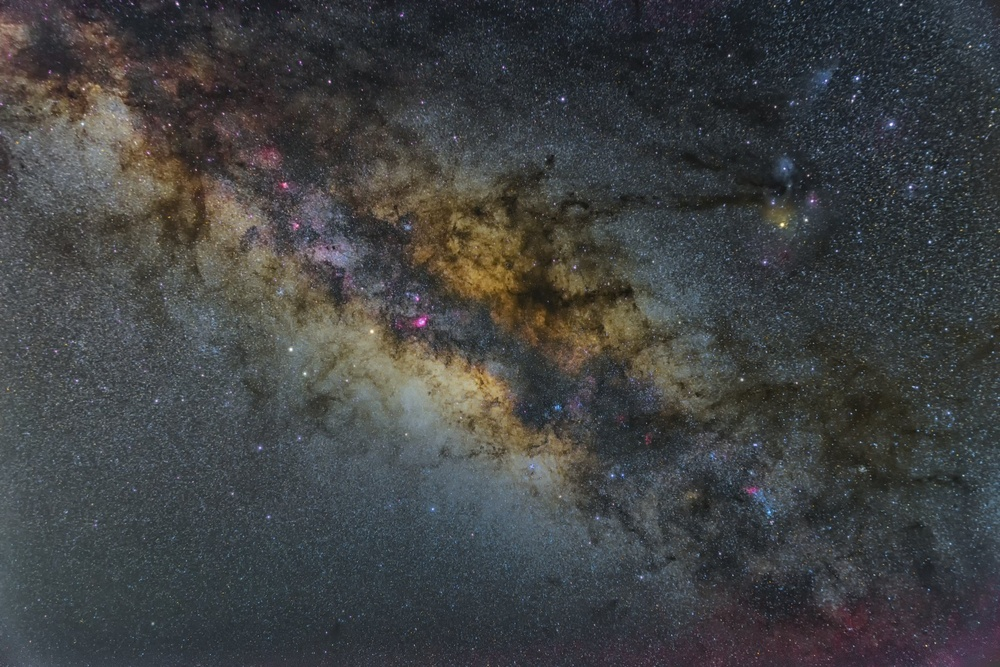
#> input picture celestial_navigation/example_input.jpg, 1000 x 667 px, shrunk from 2048 x 1365 before the run
$ python -i star_detection.py   (imports and definitions only)   (older library calls are emulated)
#> lines starting #> are read from the running program, lines starting #| are printed output that depends on the picture; after the words box and inside, x2 and y2 are one past the last pixel; in counts of white or black regions, pixels touching at a corner belong together
import cv2
import numpy as np


def detection(image_path):
    # Load image
#> called with image_path = 'example_input.jpg'
    img = cv2.imread(image_path)
#> img is the input picture: shape (667, 1000, 3); mean B, G, R 67.1, 66.4, 64.7

    # Convert to grayscale image
    img_gray = cv2.cvtColor(img, cv2.COLOR_BGR2GRAY)
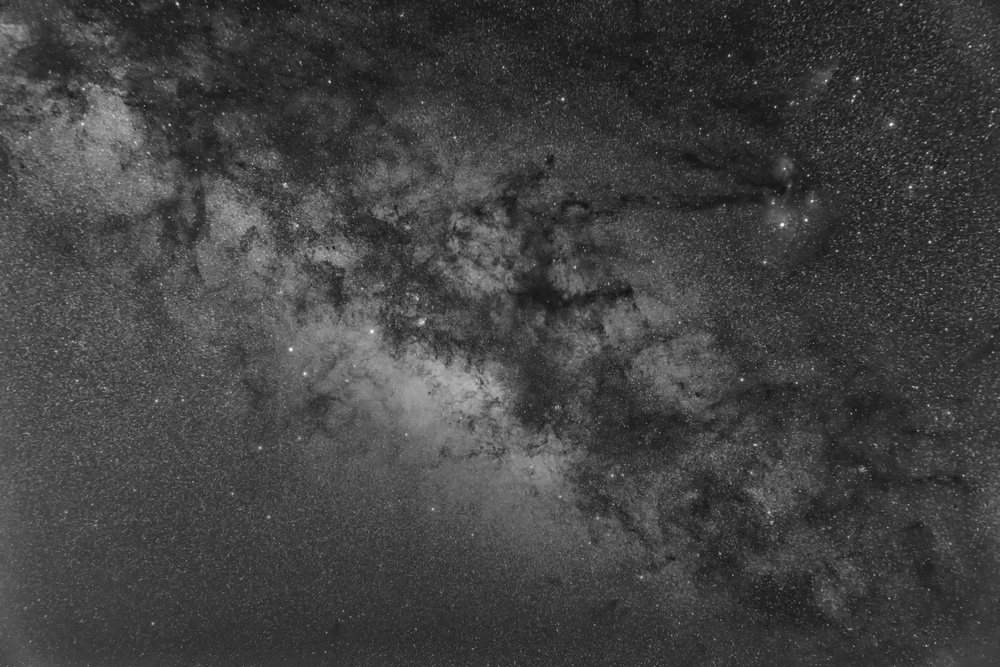
#> img_gray: shape (667, 1000); min 17, max 254, mean 66

    # Set a threshold for brightness (here, set it to 150). originally
    ret, new = cv2.threshold(img_gray, 100, 255, cv2.THRESH_BINARY)
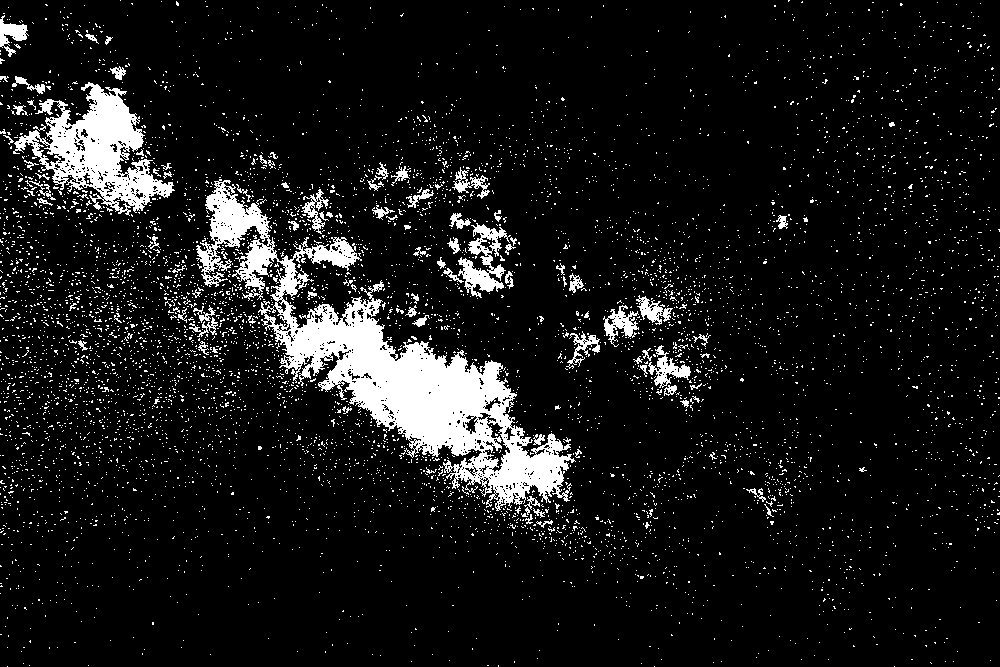
#> new: shape (667, 1000); 9.2% white; 6489 white regions (6388 under 20 px)

    # The image is made up of white dots on a black background, so the outlines of the white dots are detected.
    #detected_image,
    contours, hierarchy = cv2.findContours(new, cv2.RETR_TREE, cv2.CHAIN_APPROX_SIMPLE)
#> contours = 7568 contours, 7451 with area under 20; largest, box (x1, y1, x2, y2) and area: (196, 179, 576, 511) 29114, (13, 82, 175, 216) 8996, (458, 223, 511, 298) 1489, (648, 345, 691, 388) 568, (484, 422, 511, 473) 533

    # For each contour, find the center of gravity and put it into an array
    stars = []
    for cnt in contours:
        M = cv2.moments(cnt)
        if M['m00'] != 0: # if area is non-zero:
            cx = int(M['m10'] / M['m00']) # m10 is the sum of x pixels in the contour. normalize by area
            cy = int(M['m01'] / M['m00'])
            # centroid coordinates
            stars.append(np.array([cx, cy], dtype='int32'))
        else:
            # If the moment calculation fails, take the first point of the contour
            stars.append(np.array(cnt[0][0], dtype='int32'))
#> this loop made 7568 passes
#> (cnt, cx, cy) on passes 47, 48, 55: ([[925, 645], [926, 646], [926, 645]], 925, 645), ([[853, 645], [853, 646], [854, 646]], 853, 645), ([[934, 642], [935, 643], [935, 642]], 934, 642)
#> (cx, cy) on passes 62, 72, 74, 84, 85, 95: (29, 641), (914, 635), (671, 634), (849, 628), (415, 628), (152, 623)
#> after the loop, stars = 7568 pairs, first value 0 to 999, second value 0 to 666

    # Return or print the array of star positions
    #print(stars)

    img_with_contours = img.copy()
    cv2.drawContours(img_with_contours, contours, -1, (0, 255, 0), 2)  # Green contours with thickness 2
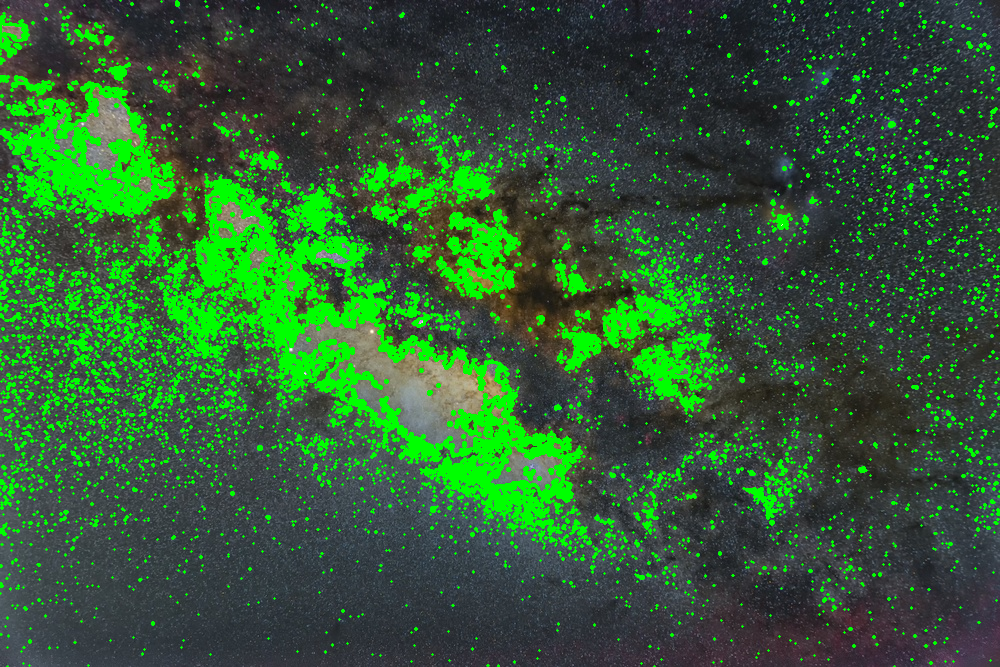
#> img_with_contours: shape (667, 1000, 3); 15.44% of pixels changed, all inside (x1, y1, x2, y2) = (0, 0, 1000, 667)

    cv2.imshow("Image with Contours", img_with_contours)
    cv2.waitKey(0) # press 0 to exit
    cv2.destroyAllWindows()
    return img_with_contours, stars

>>> result = detection('example_input.jpg')
